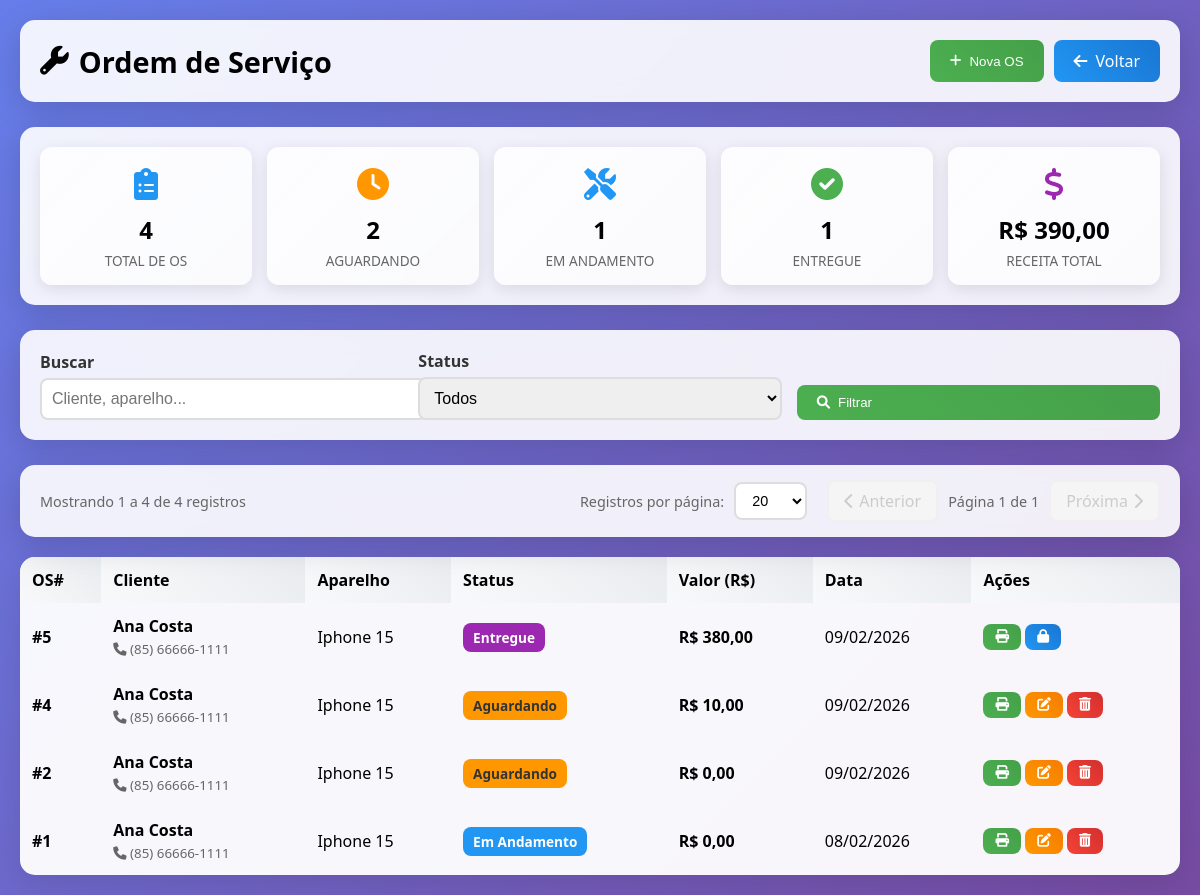
Before: /modules/service_orders/index.php (signed in) with the older database file.
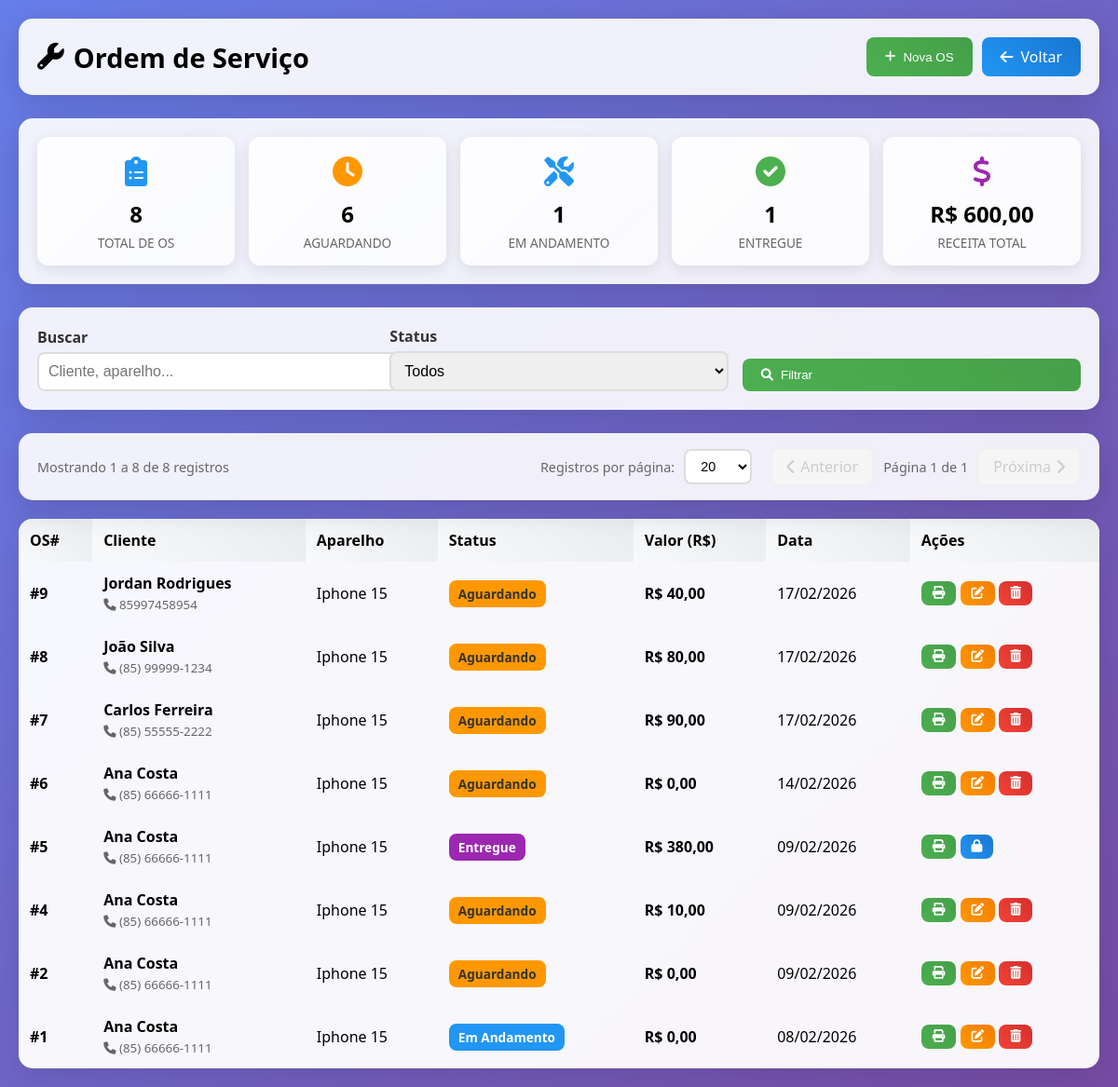
After: the same page with the newer database file.
### tables this page shows
CREATE TABLE `service_orders` (
  `id` int(11) NOT NULL AUTO_INCREMENT,
  `customer_id` int(11) NOT NULL,
  `entry_datetime` datetime NOT NULL DEFAULT current_timestamp(),
  `exit_datetime` datetime DEFAULT NULL,
  `user_id` int(11) NOT NULL,
  `device` varchar(200) NOT NULL,
  `device_type` varchar(50) DEFAULT 'celular',
  `problem` text NOT NULL,
  `diagnosis` text DEFAULT NULL,
  `solution` text DEFAULT NULL,
  `total_cost` decimal(10,2) DEFAULT 0.00,
  `payment_method` enum('dinheiro','pix','cartao_credito','cartao_debito') DEFAULT NULL,
  `payment_methods` text DEFAULT NULL,
  `installments` int(11) DEFAULT 1,
  `status` enum('open','in_progress','completed','invoiced','delivered','cancelled') DEFAULT 'open',
  `technical_report` text DEFAULT NULL,
  `reported_problem` text DEFAULT NULL,
  `customer_observations` text DEFAULT NULL,
  `internal_observations` text DEFAULT NULL,
  `device_powers_on` enum('sim','nao') DEFAULT 'sim',
  `device_password` varchar(100) DEFAULT NULL,
  `password_pattern` varchar(50) DEFAULT NULL,
  `checklist_case` tinyint(1) DEFAULT 0,
  `checklist_screen_protector` tinyint(1) DEFAULT 0,
  `checklist_camera` tinyint(1) DEFAULT 0,
  `checklist_housing` tinyint(1) DEFAULT 0,
  `checklist_lens` tinyint(1) DEFAULT 0,
  `checklist_battery` tinyint(1) DEFAULT 0,
  `checklist_buttons` tinyint(1) DEFAULT 0,
  `checklist_chip_tray` tinyint(1) DEFAULT 0,
  `checklist_charger` tinyint(1) DEFAULT 0,
  `checklist_headphones` tinyint(1) DEFAULT 0,
  `technician_name` varchar(100) DEFAULT NULL,
  `assistant_name` varchar(100) DEFAULT NULL,
  `created_at` timestamp NULL DEFAULT current_timestamp(),
  `updated_at` timestamp NULL DEFAULT current_timestamp() ON UPDATE current_timestamp(),
  `warranty_expiration` date DEFAULT NULL,
  `change_amount` decimal(10,2) DEFAULT 0.00,
  `deposit_amount` decimal(10,2) DEFAULT 0.00,
  `checklist_lens_condition` varchar(100) DEFAULT NULL,
  `checklist_back_cover` varchar(200) DEFAULT NULL,
  `checklist_screen` tinyint(1) DEFAULT 0,
  `checklist_connector` tinyint(1) DEFAULT 0,
  `checklist_camera_front_back` varchar(50) DEFAULT NULL,
  `checklist_face_id` tinyint(1) DEFAULT 0,
  `checklist_sim_card` tinyint(1) DEFAULT 0,
  `warranty_period` varchar(50) DEFAULT '90 dias',
  `image` varchar(255) DEFAULT NULL,
  `attendant_name` varchar(100) DEFAULT NULL,
  PRIMARY KEY (`id`),
  KEY `customer_id` (`customer_id`),
  KEY `user_id` (`user_id`),
  CONSTRAINT `service_orders_ibfk_1` FOREIGN KEY (`customer_id`) REFERENCES `customers` (`id`),
  CONSTRAINT `service_orders_ibfk_2` FOREIGN KEY (`user_id`) REFERENCES `users` (`id`)
);

CREATE TABLE `customers` (
  `id` int(11) NOT NULL AUTO_INCREMENT,
  `name` varchar(100) NOT NULL,
  `cpf_cnpj` varchar(18) DEFAULT NULL,
  `phone` varchar(20) DEFAULT NULL,
  `birth_date` date DEFAULT NULL,
  `email` varchar(100) DEFAULT NULL,
  `address` text DEFAULT NULL,
  `neighborhood` varchar(100) DEFAULT NULL,
  `city` varchar(100) DEFAULT NULL,
  `state` varchar(2) DEFAULT NULL,
  `zipcode` varchar(10) DEFAULT NULL,
  `notes` text DEFAULT NULL,
  `created_at` timestamp NULL DEFAULT current_timestamp(),
  `updated_at` timestamp NULL DEFAULT current_timestamp() ON UPDATE current_timestamp(),
  `deleted_at` timestamp NULL DEFAULT NULL COMMENT 'Data de deleção (soft delete)',
  PRIMARY KEY (`id`),
  KEY `idx_deleted_at` (`deleted_at`)
);

### config/app.php (called while the page is built, shortened)
<?php
function formatMoney($value) {
    return 'R$ ' . number_format($value, 2, ',', '.');
}
?>

### config/permissions.php (called while the page is built, shortened)
<?php
$PERMISSIONS = [
    'admin' => [
        'pdv' => ['view', 'create', 'edit', 'delete'],
        'service_orders' => ['view', 'create', 'edit', 'delete'],
        'products' => ['view', 'create', 'edit', 'delete'],
        'customers' => ['view', 'create', 'edit', 'delete'],
        'expenses' => ['view', 'create', 'edit', 'delete'],
        'cashflow' => ['view', 'create', 'edit', 'delete'],
        'accounts_receivable' => ['view', 'create', 'edit', 'delete'],
        'reports' => ['view'],
        'users' => ['view', 'create', 'edit', 'delete'],
    ],
    'manager' => [
        'pdv' => ['view', 'create', 'edit'],
        'service_orders' => ['view', 'create', 'edit'],
        'products' => ['view', 'create', 'edit'],
        'customers' => ['view', 'create', 'edit'],
        'cashflow' => ['view', 'create'],
        'accounts_receivable' => ['view', 'create', 'edit'],
        'reports' => ['view'],
    ],
    'seller' => [
        'pdv' => ['view', 'create', 'edit', 'delete'],
        'service_orders' => ['view', 'create', 'edit'],
        'products' => ['view', 'create'],
        'customers' => ['view', 'create', 'edit'],
    ]
];
function hasPermission($module, $action = 'view') {
    global $PERMISSIONS;
    $role = $_SESSION['user_role'];
    if ($role === 'admin') {
        return true;
    }
    return in_array($action, $PERMISSIONS[$role][$module]);
}

### modules/service_orders/index.php (the view, shortened to what the rows shown need)
<?php
require_once('../../config/database.php');
require_once('../../config/app.php');
$conn = $database->getConnection();
$where = "WHERE 1=1";
$params = [];
$page = isset($_GET['page']) ? max(1, (int)$_GET['page']) : 1;
$perPage = isset($_GET['per_page']) ? (int)$_GET['per_page'] : 20;
$offset = ($page - 1) * $perPage;
$paramsWithPagination = array_merge($params, [$perPage, $offset]);
$stmt = $conn->prepare("
    SELECT so.*, c.name as customer_name, c.phone as customer_phone
    FROM service_orders so
    LEFT JOIN customers c ON so.customer_id = c.id AND c.deleted_at IS NULL
    $where
    ORDER BY so.id DESC
    LIMIT ? OFFSET ?
");
$stmt->execute($paramsWithPagination);
$orders = $stmt->fetchAll(PDO::FETCH_ASSOC);
function traduzirStatus($status) {
    $map = [
        'open' => 'Aguardando',
        'in_progress' => 'Em Andamento',
        'completed' => 'Concluído',
        'invoiced' => 'Faturada',
        'delivered' => 'Entregue',
        'cancelled' => 'Cancelado'
    ];
    return $map[$status] ?? ucfirst($status);
}
?>
<!DOCTYPE html>
<html lang="pt-BR">
<head>
<link href="https://cdnjs.cloudflare.com/ajax/libs/font-awesome/6.0.0/css/all.min.css" rel="stylesheet">
</head>
<body>
<div class="container">
    <div class="header">
        <h1><i class="fas fa-wrench"></i> Ordem de Serviço</h1>
    </div>
    <table class="table">
        <thead>
            <tr>
                <th>OS#</th>
                <th>Cliente</th>
                <th>Aparelho</th>
                <th>Status</th>
                <th>Valor (R$)</th>
                <th>Data</th>
                <th>Ações</th>
            </tr>
        </thead>
        <tbody>
            <?php if(empty($orders)): ?>
                <tr><td colspan="7" class="empty">Nenhuma ordem de serviço cadastrada.</td></tr>
            <?php else: foreach($orders as $row): ?>
            <tr>
                <td><strong>#<?= $row['id'] ?></strong></td>
                <td>
                    <strong><?= htmlspecialchars($row['customer_name'] ?? 'N/A') ?></strong>
                    <?php if(!empty($row['customer_phone'])): ?>
                        <br><small style="color:#666;"><i class="fas fa-phone"></i> <?= htmlspecialchars($row['customer_phone']) ?></small>
                    <?php endif; ?>
                </td>
                <td><?= htmlspecialchars($row['device']) ?></td>
                <td><span class="badge <?= $row['status'] ?>"><?= traduzirStatus($row['status']) ?></span></td>
                <td><strong><?= formatMoney($row['total_cost']) ?></strong></td>
                <td><?= date('d/m/Y', strtotime($row['entry_datetime'])) ?></td>
                <td>
                    <button class="btn btn-primary btn-sm" onclick='printServiceOrder(<?= json_encode($row) ?>)' title="Imprimir">
                        <i class="fas fa-print"></i>
                    </button>
                    <?php if ($row['status'] !== 'delivered'): ?>
                        <?php if (hasPermission('service_orders', 'edit')): ?>
                        <button class="btn btn-warning btn-sm" onclick='openEditModal(<?= json_encode($row) ?>)' title="Editar">
                            <i class="fas fa-edit"></i>
                        </button>
                        <?php endif; ?>
                        <?php if (hasPermission('service_orders', 'delete')): ?>
                        <form method="POST" onsubmit="return confirm('Excluir esta OS?');" style="display:inline;">
                            <button type="submit" class="btn btn-danger btn-sm" title="Excluir"><i class="fas fa-trash-alt"></i></button>
                        </form>
                        <?php endif; ?>
                    <?php else: ?>
                    <button class="btn btn-secondary btn-sm" onclick="openUnlockModal(<?= $row['id'] ?>)" title="Desbloquear OS (requer admin)">
                        <i class="fas fa-lock"></i>
                    </button>
                    <?php endif; ?>
                </td>
            </tr>
            <?php endforeach; endif; ?>
        </tbody>
    </table>
</div>
</body>
</html>

Changed rows visible on the page:
added service_orders: id "9", customer.name "Jordan Rodrigues", customer.phone "85997458954", device "Iphone 15", status "Aguardando", total_cost "R$ 40,00", entry_datetime "17/02/2026"
added service_orders: id "8", customer.name "João Silva", customer.phone "(85) 99999-1234", device "Iphone 15", status "Aguardando", total_cost "R$ 80,00", entry_datetime "17/02/2026"
added service_orders: id "7", customer.name "Carlos Ferreira", customer.phone "(85) 55555-2222", device "Iphone 15", status "Aguardando", total_cost "R$ 90,00", entry_datetime "17/02/2026"
added service_orders: id "6", customer.name "Ana Costa", customer.phone "(85) 66666-1111", device "Iphone 15", status "Aguardando", total_cost "R$ 0,00", entry_datetime "14/02/2026"
Other visible differences:
$stats['total_orders']: "4" → "8"
$stats['awaiting']: "2" → "6"
formatMoney($stats['total_revenue']): "R$ 390,00" → "R$ 600,00"
min($offset + $perPage, $totalRecords): "4" → "8"
$totalRecords: "4" → "8"
